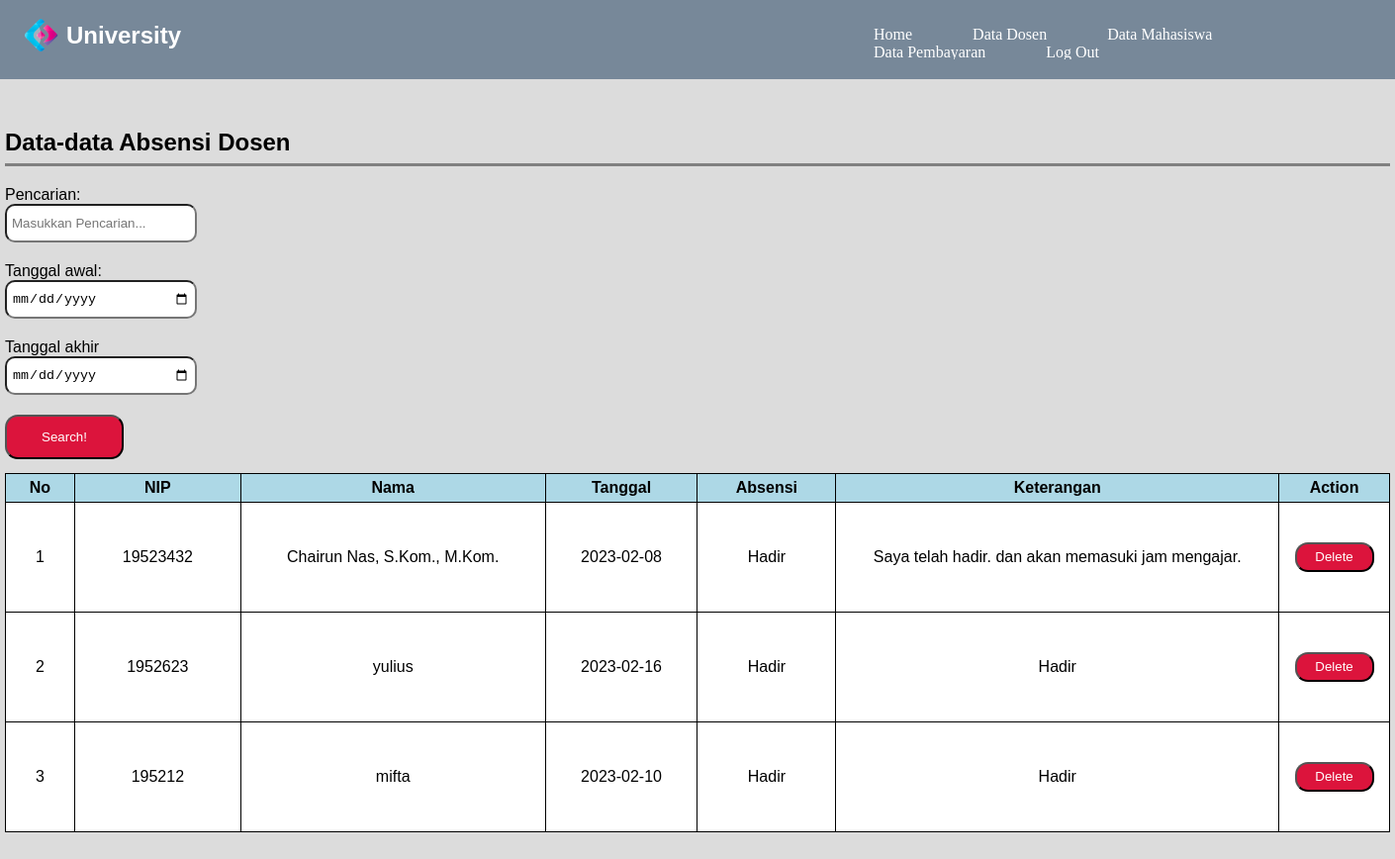
Screenshot of /admin/absensi_dosen/absensi_dosen.php with the database file from the repository.
### tables this page shows
CREATE TABLE `tb_absendosen` (
  `id_absen` int(11) NOT NULL,
  `nip` bigint(20) NOT NULL,
  `nama` varchar(200) NOT NULL,
  `tanggal` date NOT NULL,
  `absensi` varchar(100) NOT NULL,
  `ket` text NOT NULL
);

### database/function.php (called while the page is built, shortened)
<?php
$db = mysqli_connect("localhost", "root", "", "university");
function query($query) {
    global $db;
    $result = mysqli_query($db, $query);
    $ruang = [];
    while( $brg = mysqli_fetch_assoc($result)) {
        $ruang[] = $brg;
    }
    return $ruang;
}

### admin/absensi_dosen/absensi_dosen.php (the view, shortened to what this page needs)
<?php
require "../../database/function.php";
$absensi_dosen = query("SELECT * FROM tb_absendosen");
?>
<!DOCTYPE html>
<html lang="en">
  <head>
    <link rel="stylesheet" href="style.css" />
    <link rel="stylesheet" href="https://unpkg.com/aos@next/dist/aos.css" />
  </head>
  <body>
    <div class="background">
      <nav class="nav-container">
        <img src="../dashboard/asset/1.png" alt="logo" class="logo" width="50px" height="50px" data-aos="fade-right" data-aos-duration="2000" />
        <h2 data-aos="fade-right" data-aos-duration="2000">University</h2>
        <ul class="navbar" data-aos="fade-left" data-aos-duration="2000">
          <li>
            <a href="../dashboard/index.html">Home</a>
            <a href="../data_dosen/data_dosen.php">Data Dosen</a>
            <a href="../data_mhs/data_mhs.php">Data Mahasiswa</a>
            <a href="../data_pembayaran/pembayaran.php">Data Pembayaran</a>
            <a href="../../index.php">Log Out</a>
          </li>
        </ul>
      </nav>
    </div>
    <div class="container">
      <h2 class="h2">Data-data Absensi Dosen</h2>
      <form action="" method="post">
        <label>Pencarian:</label>
        <input type="text" name="keyword" autocomplete="off" placeholder="Masukkan Pencarian..." />
        <label>Tanggal awal:</label>
        <input type="date" name="awal" />
        <label>Tanggal akhir</label>
        <input type="date" name="akhir">
        <div class="btn">
        <button type="submit" name="cari" id="cari">Search!</button>
        </div>
      </form>
      <table rules="all" cellpadding="5">
        <thead>
          <tr>
            <th width="5%">No</th>
            <th width="12%">NIP</th>
            <th width="22%">Nama</th>
            <th width="11%">Tanggal</th>
            <th width="10%">Absensi</th>
            <th width="32%">Keterangan</th>
            <th width="8%">Action</th>
          </tr>
        </thead>
        <?php $i = 1; ?>
        <?php foreach($absensi_dosen as $ad) : ?>
        <tbody>
          <tr>
            <td height="100px"><?= $i; ?></td>
            <td><?= $ad['nip']; ?></td>
            <td><?= $ad['nama']; ?></td>
            <td><?= $ad['tanggal']; ?></td>
            <td><?= $ad['absensi']; ?></td>
            <td><?= $ad['ket']; ?></td>
            <td><a href="hapus.php?id=<?= $ad['id_absen']; ?>" onclick="return confirm('Yakin ingin menghapus data absensi dosen ini?')"><button>Delete</button></a></td>
          </tr>
          <?php $i++; ?>
          <?php endforeach; ?>
        </tbody>
      </table>
    </div>
  </body>
</html>

### admin/absensi_dosen/style.css (style rules this page uses)
body { margin: 0; padding: 0; font-family: Verdana, Geneva, Tahoma, sans-serif; background-color: gainsboro; }
.nav-container { display: flex; flex-direction: row; justify-content: space-between; background-color: transparent; width: 100%; height: 60px; padding-right: 20px; padding-left: 15px; box-sizing: border-box; position: relative; overflow: hidden; }
.nav-container .logo { position: absolute; top: 10px; }
.nav-container h2 { position: absolute; left: 67px; top: 2px; color: white; cursor: default; }
.nav-container ul { position: absolute; right: 0px; top: 10px; list-style: none; display: flex; list-style: none; width: 40%; font-family: 'fantasy'; }
.nav-container ul li a { text-decoration: none; display: inline-block; margin-left: 37px; margin-right: 20px; color: white; }
.background { width: 100%; height: 80px; background-color: lightslategrey; }
.container { width: 1400px; margin: 50px auto; }
.h2 { border-bottom: 3px solid gray; padding-bottom: 7px; }
form { display: flex; flex-direction: column; margin-bottom: 10px; }
.btn { width: 270px; display: flex; justify-content: space-between; }
#cari { width: 120px; height: 45px; background-color: crimson; color: white; border-radius: 13px; margin-bottom: 4px; }
input { height: 25px; width: 180px; margin-bottom: 20px; border-radius: 10px; padding: 5px; }
table { width: 100%; text-align: center; border: 1px solid black; background-color: white; }
th { background-color: lightblue; }
button { width: 80px; height: 30px; background-color: crimson; color: white; border-radius: 13px; }

### rows the page displays
tb_absendosen: nip "19523432", nama "Chairun Nas, S.Kom., M.Kom.", tanggal "2023-02-08", absensi "Hadir", ket "Saya telah hadir. dan akan memasuki jam mengajar."
tb_absendosen: nip "1952623", nama "yulius", tanggal "2023-02-16", absensi "Hadir", ket "Hadir"
tb_absendosen: nip "195212", nama "mifta", tanggal "2023-02-10", absensi "Hadir", ket "Hadir"
